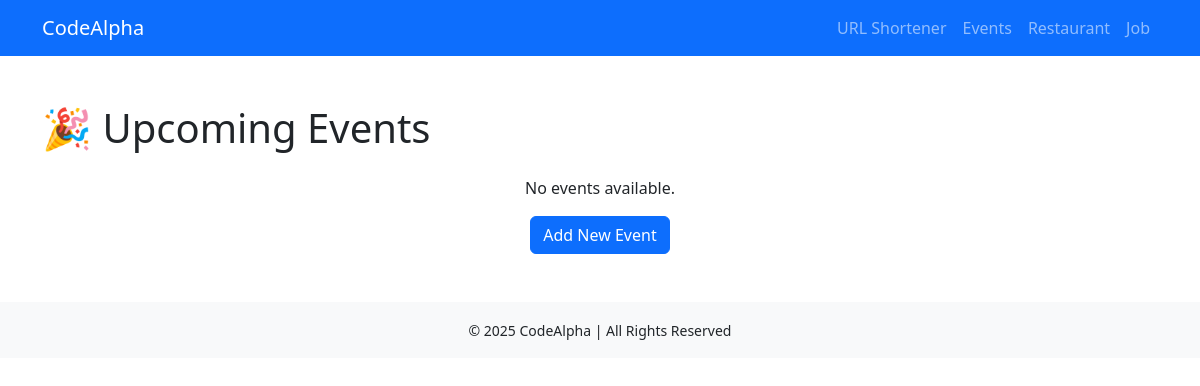
/events/list/, run on an earlier commit of the app's database.
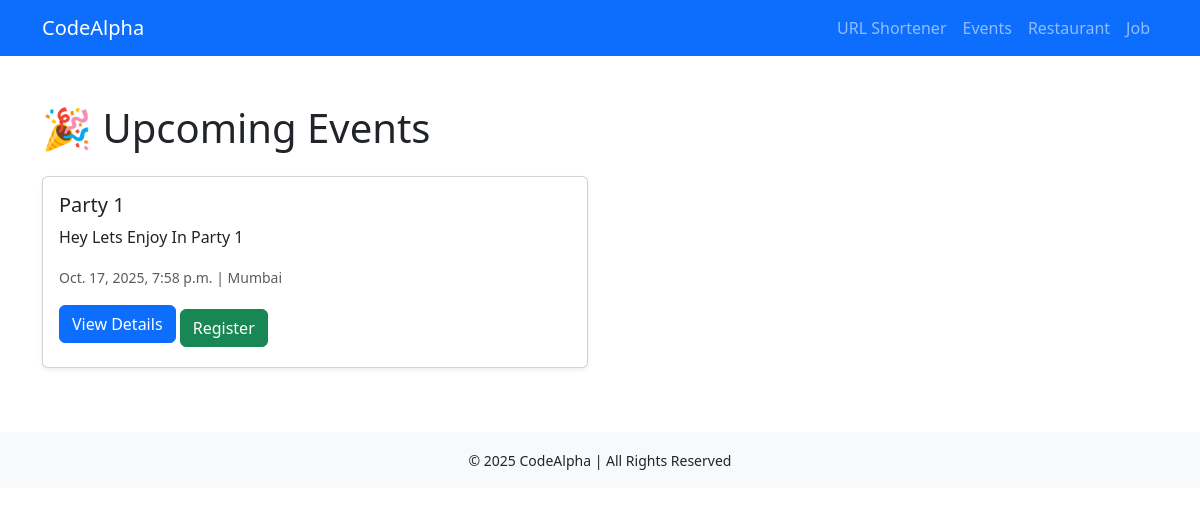
And on a later commit of the database.
### eventapp/models.py (models this page shows, shortened)
class Event(models.Model):
    title = models.CharField(max_length=200)
    description = models.TextField()
    date = models.DateTimeField()
    location = models.CharField(max_length=200)
    created_at = models.DateTimeField(default=timezone.now)

### eventapp/views.py (the view)
# urls.py: path('list/', views.event_list, name='event_list'),
def event_list(request):
    events = Event.objects.all().order_by('date')
    return render(request, 'eventapp/event_list.html', {'events': events})

### templates/eventapp/event_list.html (shortened to what this page needs)
{% extends "base.html" %}
{% block content %}
<h1 class="mb-4">🎉 Upcoming Events</h1>
<div class="row">
  {% for event in events %}
    <div class="col-md-6 mb-3">
      <div class="card shadow-sm">
        <div class="card-body">
          <h5 class="card-title">{{ event.title }}</h5>
          <p class="card-text">{{ event.description|truncatechars:100 }}</p>
          <p class="card-text"><small class="text-muted">{{ event.date }} | {{ event.location }}</small></p>
          <a href="{% url 'eventapp:event_detail' event.id %}" class="btn btn-primary mb-2">View Details</a>
          <a href="{% url 'eventapp:register_event' event.id %}" class="btn btn-success">Register</a>
        </div>
      </div>
    </div>
  {% empty %}
    <div class="col-12 text-center">
      <p>No events available.</p>
      <a href="{% url 'eventapp:add_event' %}" class="btn btn-primary">Add New Event</a>
    </div>
  {% endfor %}
</div>
{% endblock %}

What changed in the data, as far as the page shows it:
added Event: title "Party 1", description "Hey Lets Enjoy In Party 1", date "Oct. 17, 2025, 7:58 p.m.", location "Mumbai"
Also different on the page:
text no longer shown: "No events available. Add New Event"
